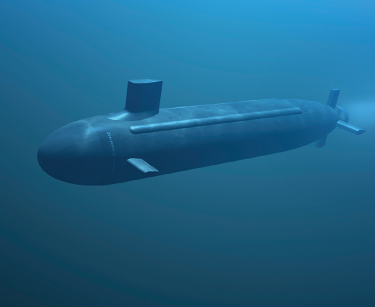
%> input picture lab3_hybrid/data/submarine.bmp, 375 x 307 px
$ octave MyHybridImageScript.m   (GNU Octave 9; MATLAB toolbox functions it lacks are replaced by stand-ins)
%> lines starting %> are read from the running program, lines starting %| are printed output that depends on the picture
h1 = fspecial('gaussian', 20,6);
figure('Name','Low-pass filter (size:20,sigma:6)','NumberTitle','off','MenuBar','none','ToolBar','none')
mesh(h1)
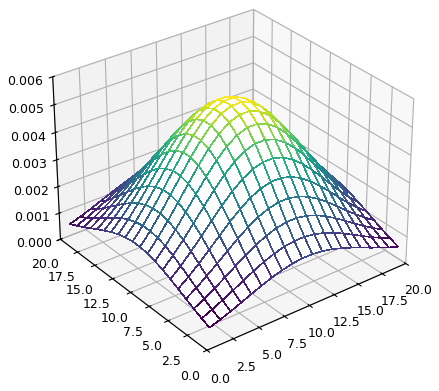
%> figure redrawn from the program's plot data
im1 = imread('submarine.bmp');
%> im1 is the input picture: size 307x375x3 uint8; mean R, G, B 29.4, 99.7, 136.3
figure('Name','Original image for low-pass filtering','NumberTitle','off','MenuBar','none','ToolBar','none')
imagesc(im1)                    % Display it as gray level image
fim1 = imfilter(im1,h1);
figure('Name','Original image low-pass filtered','NumberTitle','off','MenuBar','none','ToolBar','none')
imshow(fim1);
h2 = fspecial('gaussian', 20,6);
figure('Name','High-pass filter (size:20,sigma:6)','NumberTitle','off','MenuBar','none','ToolBar','none')
mesh(h2)
im2 = imread('fish.bmp');
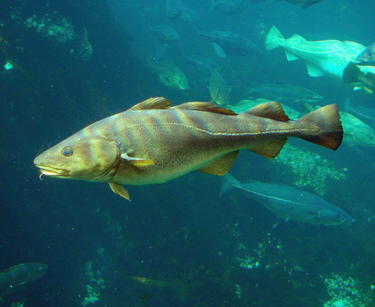
%> input picture lab3_hybrid/data/fish.bmp, 375 x 307 px
%> im2 is the input picture: size 307x375x3 uint8; mean R, G, B 27.2, 95.5, 98.4
figure('Name','Original image for high-pass filtering','NumberTitle','off','MenuBar','none','ToolBar','none')
imagesc(im2)                    % Display it as gray level image
fim2 = im2 - imfilter(im2,h2);
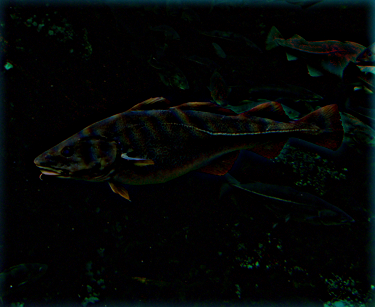
%> fim2: size 307x375x3 uint8; mean R, G, B 3.3, 5.8, 5.4
figure('Name','Original image high-pass filtered','NumberTitle','off','MenuBar','none','ToolBar','none')
imshow(fim2);
figure('Name','fft2 of original image for low-pass filtering','NumberTitle','off','MenuBar','none','ToolBar','none')
imagesc(log(abs(fftshift(fft2(rgb2gray(im1))))))
figure('Name','fft2 of original image for high-pass filtering','NumberTitle','off','MenuBar','none','ToolBar','none')
imagesc(log(abs(fftshift(fft2(rgb2gray(im2))))))
figure('Name','fft2 of gaussian low-pass filter','NumberTitle','off','MenuBar','none','ToolBar','none')
imagesc(log(abs(fftshift(fft2(h1)))))
figure('Name','fft2 of gaussian filter for high-pass filtering','NumberTitle','off','MenuBar','none','ToolBar','none')
imagesc(log(abs(fftshift(fft2(h2)))))
figure('Name','fft2 of low-pass filtered image','NumberTitle','off','MenuBar','none','ToolBar','none')
imagesc(log(abs(fftshift(fft2(rgb2gray(fim1))))))
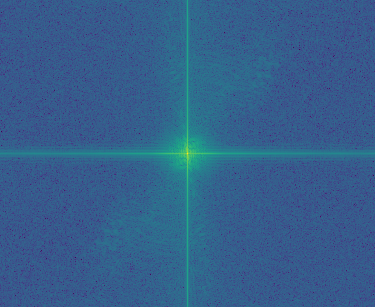
%> displayed picture: size 307x375x3, on the screen's scale of 0 to 255; mean R, G, B 52.7, 95.5, 140.3
figure('Name','fft2 of high-pass filtered image','NumberTitle','off','MenuBar','none','ToolBar','none')
imagesc(log(abs(fftshift(fft2(rgb2gray(fim2))))))
figure('Name','dct2 of original image for low-pass filtering','NumberTitle','off','MenuBar','none','ToolBar','none')
imagesc(log(abs(dct2(rgb2gray(im1)))))
figure('Name','dct2 of original image for high-pass filtering','NumberTitle','off','MenuBar','none','ToolBar','none')
imagesc(log(abs(dct2(rgb2gray(im2)))))
figure('Name','dct2 of gaussian low-pass filter','NumberTitle','off','MenuBar','none','ToolBar','none')
imagesc(log(abs(dct2(h1))))
figure('Name','dct2 of gaussian filter for high-pass filtering','NumberTitle','off','MenuBar','none','ToolBar','none')
imagesc(log(abs(dct2(h2))))
figure('Name','dct2 of low-pass filtered image','NumberTitle','off','MenuBar','none','ToolBar','none')
imagesc(log(abs(dct2(rgb2gray(fim1)))))
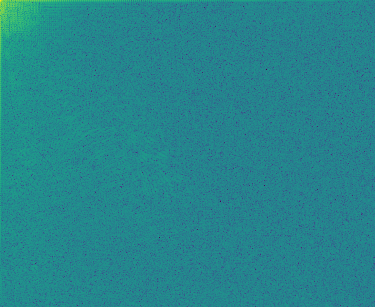
%> displayed picture: size 307x375x3, on the screen's scale of 0 to 255; mean R, G, B 37.3, 133.3, 141
figure('Name','dct2 of high-pass filtered image','NumberTitle','off','MenuBar','none','ToolBar','none')
imagesc(log(abs(dct2(rgb2gray(fim2)))))
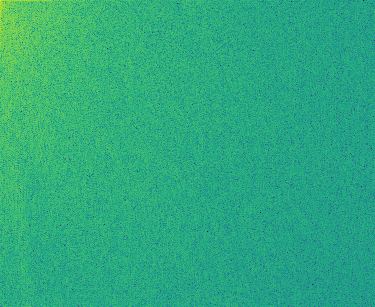
%> displayed picture: size 307x375x3, on the screen's scale of 0 to 255; mean R, G, B 44.5, 170, 127.5
HybridImage = fim1 + fim2;
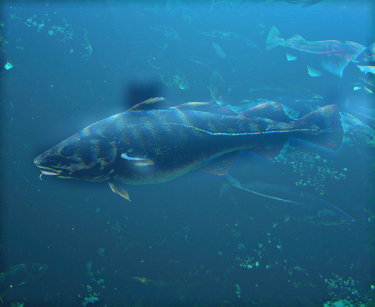
%> HybridImage: size 307x375x3 uint8; mean R, G, B 32, 103.1, 138.4
figure('Name','Hybrid image','NumberTitle','off','MenuBar','none','ToolBar','none')
imshow(HybridImage);
